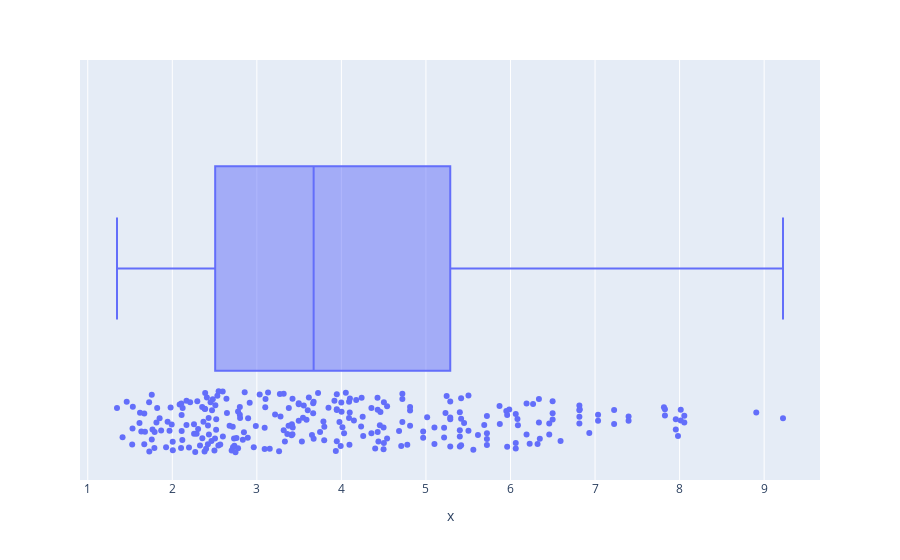

This figure's notebook cell:
### Code cell
# show boxplot
px.box(x= df.DIS, points= 'all')

### Figure 1 — Plotly figure (JSON) as saved in the notebook; plotly's stock layout.template omitted (floating-point values rounded to 4 significant figures; data arrays with more than 128 entries replaced by an {"elided": "..."} marker saying what was removed)
{"data": [{"alignmentgroup": "True", "boxpoints": "all", "hovertemplate": "x=%{x}<extra></extra>", "legendgroup": "", "marker": {"color": "#636efa"}, "name": "", "notched": false, "offsetgroup": "", "orientation": "h", "showlegend": false, "type": "box", "x": {"elided": "268 float values"}, "x0": " ", "xaxis": "x", "y0": " ", "yaxis": "y"}], "layout": {"boxmode": "group", "legend": {"tracegroupgap": 0}, "margin": {"t": 60}, "xaxis": {"anchor": "y", "domain": [0, 1], "title": {"text": "x"}}, "yaxis": {"anchor": "x", "domain": [0, 1]}}}
